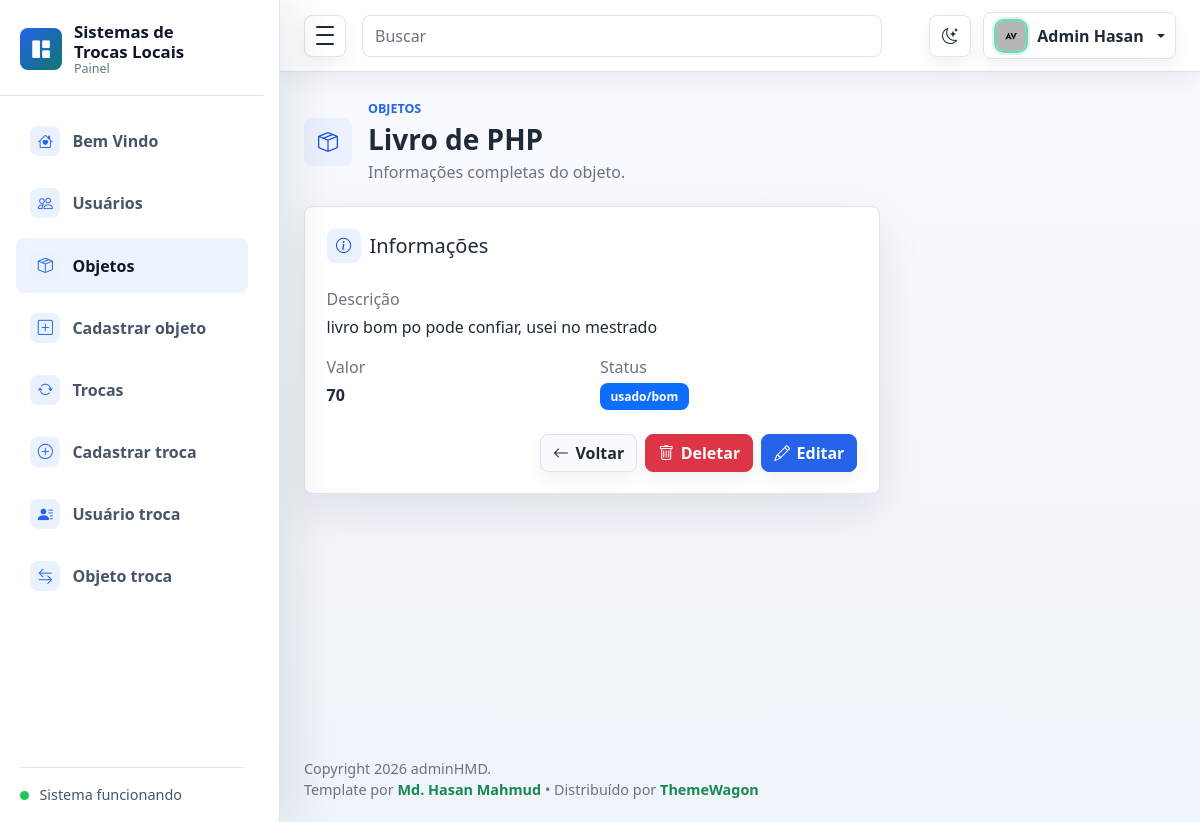
/objetos/3/ (signed in), run on the app's committed database.
### objetos/models.py (models this page shows, shortened)
class Objeto(models.Model):
    usuario = models.ForeignKey(
        'usuario.Usuario',
        on_delete=models.CASCADE,
        related_name='objetos'
    )
    nome = models.CharField(max_length=100)
    descricao = models.TextField()
    valor_avaliacao = models.IntegerField()
    status = models.CharField(max_length=20)
    imagem = models.ImageField(
        upload_to='objetos/',
        blank=True,
        null=True
    )

### objetos/views.py (the view)
# urls.py: path('<int:pk>/', views.detalhar_objeto, name='detalhar_objeto'),
@login_required
@permission_required('objetos.view_objeto', raise_exception=True)
def detalhar_objeto(request, pk):
    objeto = get_object_or_404(Objeto, pk=pk)
    return render(request, 'objetos/detalhar.html', {
        'objeto': objeto,
        'pode_alterar': usuario_pode_alterar(request, objeto)
    })

### objetos/views.py (called while the page is built)
def usuario_pode_alterar(request, objeto):
    return (
        request.user.is_superuser
        or objeto.usuario_id == request.user.pk
    )

### objetos/templates/objetos/detalhar.html (shortened to what this page needs)
{% extends "base.html" %}
{% block nav_objetos %}active{% endblock %}
{% block page_heading %}
<div class="page-heading">
    <div class="page-heading-copy">
        <span class="page-icon"><i class="bi bi-box-seam" aria-hidden="true"></i></span>
        <div>
            <p class="eyebrow mb-1">Objetos</p>
            <h1 class="h3 mb-1">{{ objeto.nome }}</h1>
            <p class="text-muted mb-0">Informações completas do objeto.</p>
        </div>
    </div>
</div>
{% endblock %}
{% block content %}
<section class="row g-3">
    <div class="col-12 col-xl-8">
        <div class="panel">
            <div class="panel-header">
                <div>
                    <h2 class="h5 mb-1 section-title"><i class="bi bi-info-circle" aria-hidden="true"></i><span>Informações</span></h2>
                </div>
            </div>
            <div class="row g-3">
                <div class="col-12">
                    <p class="text-muted mb-1">Descrição</p>
                    <p class="mb-0">{{ objeto.descricao|default:"-" }}</p>
                </div>
                <div class="col-md-6">
                    <p class="text-muted mb-1">Valor</p>
                    <p class="fw-semibold mb-0">{{ objeto.valor_avaliacao }}</p>
                </div>
                <div class="col-md-6">
                    <p class="text-muted mb-1">Status</p>
                    <p class="mb-0"><span class="badge text-bg-primary">{{ objeto.status }}</span></p>
                </div>
            </div>
            <div class="d-flex justify-content-end gap-2 mt-4">
                <a href="{% url 'listar_objetos' %}" class="btn btn-light"><i class="bi bi-arrow-left" aria-hidden="true"></i> Voltar</a>
                {% if pode_alterar %}
                <a href="{% url 'deletar_objeto' objeto.pk %}" class="btn btn-danger"><i class="bi bi-trash" aria-hidden="true"></i> Deletar</a>
                <a href="{% url 'editar_objeto' objeto.pk %}" class="btn btn-primary"><i class="bi bi-pencil" aria-hidden="true"></i> Editar</a>
                {% endif %}
            </div>
        </div>
    </div>
</section>
{% endblock %}

### adminhmd-v1.0.0/assets/css/style.css (style rules this page uses)
:root { --sidebar-width: 280px; --sidebar-mini-width: 84px; --admin-bg: #f5f7fb; --admin-surface: #ffffff; --admin-surface-soft: #f8fafc; --admin-border: #dbe4ef; --admin-text: #1f2937; --admin-muted: #6b7280; --admin-primary: #2563eb; --admin-primary-dark: #1d4ed8; --admin-success: #0f766e; --admin-warning: #d97706; --admin-danger: #dc2626; --admin-sidebar: #111827; --admin-sidebar-soft: #1f2937; --admin-shadow-sm: 0 10px 24px rgba(15, 23, 42, 0.06); --admin-shadow: 0 18px 46px rgba(15, 23, 42, 0.09); --admin-shadow-lg: 0 26px 70px rgba(15, 23, 42, 0.12); --admin-ring: 0 0 0 4px rgba(37, 99, 235, 0.12); }
* { box-sizing: border-box; }
html { min-height: 100%; }
body { min-height: 100vh; margin: 0; background: linear-gradient(180deg, #f8fbff 0%, var(--admin-bg) 42%, #eef4fa 100%); color: var(--admin-text); font-family: "Segoe UI", Arial, sans-serif; }
a { text-decoration: none; }
.page-heading, .panel-header, .metric-top { display: flex; align-items: center; justify-content: space-between; gap: 1rem; }
.page-heading { margin-bottom: 1.35rem; }
.page-heading h1 { font-weight: 800; letter-spacing: 0; }
.eyebrow { color: var(--admin-primary); font-size: 0.78rem; font-weight: 800; text-transform: uppercase; }
.btn { border-radius: 8px; font-weight: 700; box-shadow: 0 8px 18px rgba(15, 23, 42, 0.05); transition: border-color 0.16s ease, background 0.16s ease, box-shadow 0.16s ease, transform 0.16s ease; }
.btn-primary { border-color: var(--admin-primary); background: var(--admin-primary); }
.metric-card, .panel { border: 1px solid var(--admin-border); border-radius: 8px; background: var(--admin-surface); box-shadow: var(--admin-shadow); }
.panel { padding: 1.35rem; transition: border-color 0.18s ease, box-shadow 0.18s ease; }
.panel-header { margin-bottom: 1.25rem; }
.badge { border-radius: 8px; padding: 0.45rem 0.65rem; }
.page-heading-copy { display: flex; align-items: center; justify-content: flex-start; gap: 1rem; min-width: 0; }
.page-icon, .section-title i { display: inline-grid; place-items: center; flex: 0 0 auto; border-radius: 8px; background: #eaf2ff; color: var(--admin-primary-dark); }
.page-icon { width: 48px; height: 48px; font-size: 1.25rem; }
.section-title { display: inline-flex; align-items: center; gap: 0.55rem; }
.section-title i { width: 34px; height: 34px; font-size: 0.95rem; }
.btn { display: inline-flex; align-items: center; justify-content: center; gap: 0.4rem; }
.btn-light { border-color: var(--admin-border); background: var(--admin-surface-soft); color: var(--admin-text); }
.text-muted { color: var(--admin-muted) !important; }
html[data-theme="light"] { color-scheme: light; }
body, .admin-navbar, .admin-sidebar, .admin-main, .metric-card, .panel, .auth-card, .error-card, .dropdown-menu, .modal-content, .form-control, .form-select { transition: background-color 0.18s ease, border-color 0.18s ease, color 0.18s ease, box-shadow 0.18s ease; }
html:not([data-theme="dark"]) { --admin-sidebar: #ffffff; --admin-sidebar-soft: #eef4ff; --admin-sidebar-border: #dbe4ef; --admin-sidebar-text: #475569; --admin-sidebar-text-strong: #0f172a; --admin-sidebar-muted: #64748b; --admin-sidebar-icon-bg: #eaf2ff; --admin-sidebar-icon: #2563eb; --admin-sidebar-shadow: 18px 0 42px rgba(15, 23, 42, 0.08); }

### data on the page
Objeto: nome "Livro de PHP", descricao "livro bom po pode confiar, usei no mestrado", valor_avaliacao "70", status "usado/bom"
